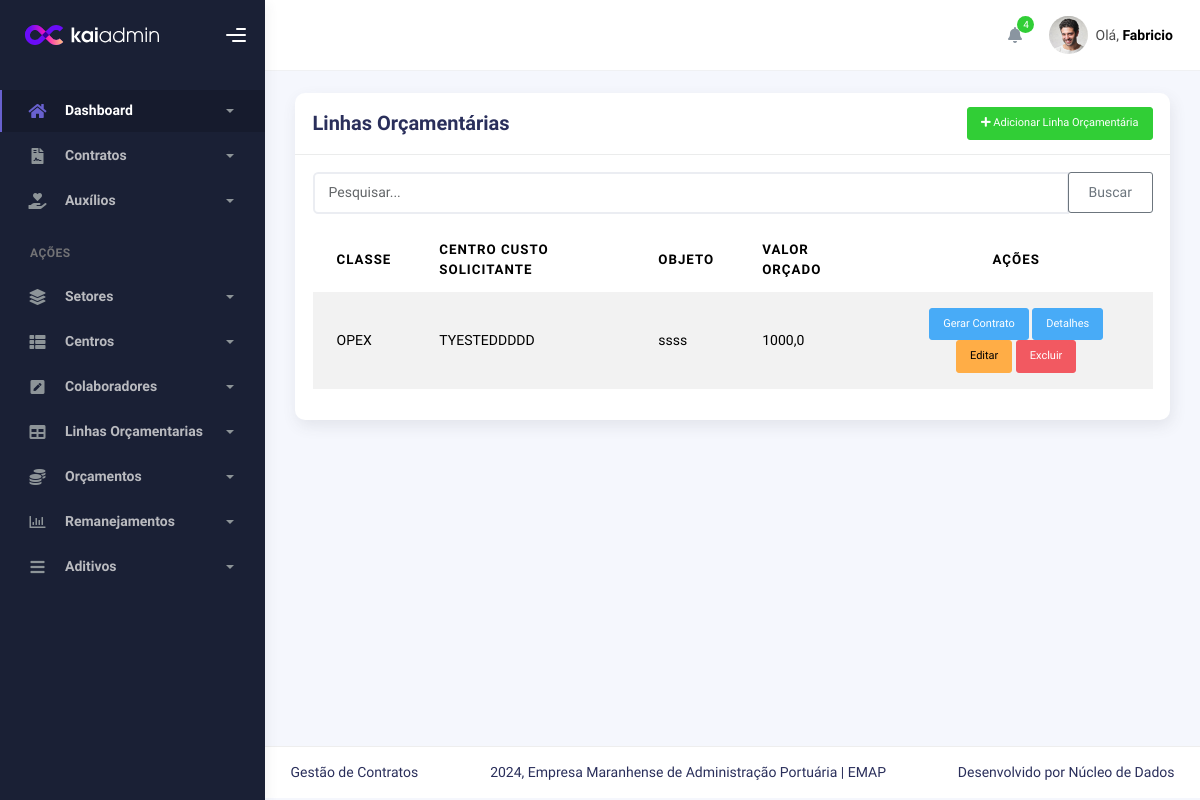
The page /contratos/linhaorcamentaria/ on the database as committed earlier.
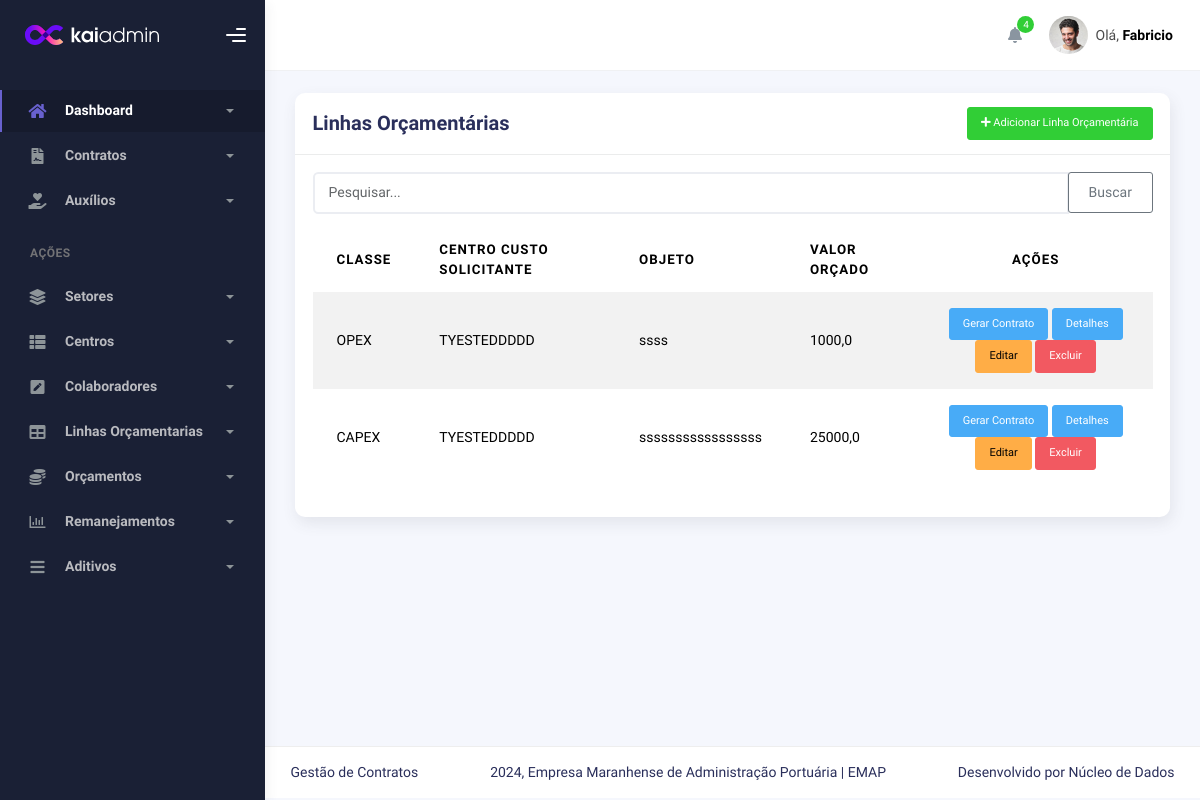
The same page on the database as committed later.
### contract/models.py (models this page shows, shortened)
class LinhaOrcamentaria(models.Model):
    CLASSE_CHOICES = [
        ('OPEX', 'OPEX'),
        ('CAPEX', 'CAPEX'),
    ]
    classe = models.CharField(max_length=100, choices=CLASSE_CHOICES, blank=True, null=True, verbose_name='Tipo de linha')
    CUSTODESPESA_CHOICES = [
        ('A', 'Base Principal'),
        ('B', 'Serviços Especializados'),
        ('C', 'Despesas Compartilhadas'),
    ]
    custo_despesa = models.CharField(max_length=100, choices=CUSTODESPESA_CHOICES, verbose_name='CUSTO/DESPESA')
    centro_custo_gestor = models.ForeignKey(CentroDeCustoGestor, on_delete=models.SET_NULL, null=True, blank=True)
    centro_custo_solicitante = models.ForeignKey(CentroDeCustoSolicitante, on_delete=models.SET_NULL, null=True, blank=True)
    descricao_resumida = models.CharField(max_length=255, null=True, blank=True, verbose_name='Finalidade')
    objeto = models.CharField(max_length=80, blank=True, null=True, verbose_name='Objeto')
    CLASSIFICACAO_CHOICES = [
        ('NOVO', 'NOVO'),
        ('RENOVAÇÃO', 'RENOVAÇÃO'),
        ('CARY OVER', 'CARY OVER'),
        ('REPLANEJAMENTO', 'REPLANEJAMENTO'),
        ('N/A', 'N/A'),
    ]
    classificacao_orcamento = models.CharField(max_length=100, choices=CLASSIFICACAO_CHOICES, null=True, blank=True)
    possivel_fiscal = models.ForeignKey('Colaborador', on_delete=models.PROTECT, related_name='contratos_fiscal_possivel', verbose_name='Fiscal')
    ano_orcamento = models.ForeignKey(Orcamento, on_delete=models.PROTECT, related_name='contratos', null=True, blank=True)
    TIPOCONTRATO_CHOICES = [
        ('I', 'SERVIÇO'),
        ('II', 'FORNECIMENTO'),
        ('III', 'ASSINATURA'),
        ('IV', 'FORNECIMENTO/SERVIÇO'),
    ]
    tipo_contrato = models.CharField(max_length=100, choices=TIPOCONTRATO_CHOICES, blank=True, null=True)
    STATUS_LINHA_ORCAMENTARIA_CHOICES = [
        ('I', 'SERVIÇO'),
        ('II', 'FORNECIMENTO'),
        ('III', 'ASSINATURA'),
        ('IV', 'FORNECIMENTO/SERVIÇO'),
    ]
    status_linha_orcamentaria = models.CharField(max_length=100, choices=STATUS_LINHA_ORCAMENTARIA_CHOICES, blank=True, null=True)
    TIPOCONTRATACAOPROVAVEL_CHOICES = [
        ('A', 'LICITAÇÃO'),
        ('B', 'DISPENSA EM RAZÃO DO VALOR'),
        ('C', 'CONVÊNIO'),
        ('D', 'FUNDO FIXO'),
        ('E', 'INEXIGIBILIDADE'),
        ('F', 'ATA DE REGISTRO DE PREÇO'),
        ('H', 'ACORDO DE COOPERAÇÃO'),
        ('I', 'APOSTILAMENTO'),
    ]
    tipo_provavel_contratacao = models.CharField(max_length=100, choices=TIPOCONTRATACAOPROVAVEL_CHOICES)
    valor_orcado = models.FloatField(default=0, blank=True, null=True,validators=[MinValueValidator(0.01)])
    STATUSELABORACAOTR_CHOICES = [
        ('I', 'VENCIDO'),
        ('II', 'DENTRO DO PRAZO'),
        ('III', 'ELABORADO COM ATRASO'),
        ('IV', 'ELABORADO NO PRAZO'),
    ]
    status_elaboracao_tr = models.CharField(max_length=100, choices=STATUSELABORACAOTR_CHOICES, blank=True, null=True)
    necessidade_contratacao = models.DateField(blank=True, null=True)
    STATUSPROCESSO_CHOICES = [
        ('I', 'PLANEJAMENTO'),
        ('II', 'Execução'),
        ('III', 'Elaboração de TR'),
        ('IV', 'Cotação'),
        ('V', 'Em proc. aditivo'),
    ]
    status_processo = models.CharField(max_length=100, choices=STATUSPROCESSO_CHOICES, blank=True, null=True)
    STATUSCONTRATACAO_CHOICES = [
        ('A', 'DENTRO DO PRAZO'),
        ('B', 'CONTRATADO NO PRAZO'),
        ('C', 'CONTRATADO COM ATRASO'),
        ('D', 'PRAZO VENCIDO'),
        ('E', 'LINHA TOTALMENTE REMANEJADA'),
        ('F', 'LINHA TOTALMENTE EXECUTADA'),
        ('G', 'LINHA DE PAGAMENTO'),
        ('H', 'LINHA PARCIALMENTE REMANEJADA'),
        ('I', 'LINHA PARCIALMENTE EXECUTADA'),
        ('J', 'N/A'),
    ]
    status_contratacao = models.CharField(max_length=100, choices=STATUSCONTRATACAO_CHOICES, blank=True, null=True)
    obs_contrato = models.TextField(max_length=400, blank=True, null=True)
    class Meta:
        verbose_name = 'Linha Orçamentária'
        verbose_name_plural = 'Linhas Orçamentárias'

class CentroDeCustoSolicitante(models.Model):
    centro_gestor = models.ForeignKey(CentroDeCustoGestor, on_delete=models.CASCADE, related_name='solicitantes')
    nome = models.CharField(max_length=100)
    def __str__(self):
        return self.nome
    class Meta:
        unique_together = ('centro_gestor', 'nome')

### contract/views.py (the view)
# urls.py: path('linhaorcamentaria/', LinhaOrcamentariaListView.as_view(), name='linhaorcamentaria_list'),
class LinhaOrcamentariaListView(ListView):
    model = LinhaOrcamentaria
    template_name = 'linhas/linhaorcamentaria_list.html'
    context_object_name = 'linhaorcamentarias'
    paginate_by = 5

### contract/templates/linhas/linhaorcamentaria_list.html (shortened to what this page needs)
{% extends 'index.html' %}
{% block 'conteudo' %}
<div class="container">
    <div class="page-inner">
        <div class="row">
            <div class="col-md-12">
                <div class="card">
                    <div class="card-header d-flex justify-content-between align-items-center">
                        <h4 class="card-title">Linhas Orçamentárias</h4>
                        <a href="{% url 'linhaorcamentaria_create' %}" class="btn btn-success btn-sm">
                            <i class="fas fa-plus"></i> Adicionar Linha Orçamentária
                        </a>
                    </div>
                    <div class="card-body">
                        <form method="GET" action="{% url 'linhaorcamentaria_list' %}">
                            <div class="input-group mb-3">
                                <input type="text" id="searchInput" class="form-control" name="search" value="{{ search_query }}" placeholder="Pesquisar...">
                                <div class="input-group-append">
                                    <button class="btn btn-outline-secondary" type="submit">Buscar</button>
                                </div>
                            </div>
                        </form>
                        <div class="table-responsive">
                            <table class="table table-striped">
                                <thead>
                                    <tr>
                                        <th>Classe</th>
                                        <th>Centro Custo Solicitante</th>
                                        <th>Objeto</th>
                                        <th>Valor Orçado</th>
                                        <th class="text-center">Ações</th>
                                    </tr>
                                </thead>
                                <tbody id="linhaorcamentariaTable">
                                    {% for linha in page_obj %}
                                    <tr>
                                        <td>{{ linha.get_classe_display }}</td>
                                        <td>{{ linha.centro_custo_solicitante }}</td>
                                        <td>{{ linha.objeto }}</td>
                                        <td>{{ linha.valor_orcado }}</td>
                                        <td class="text-center">
                                            <a href="{% url 'contrato_create' %}" class="btn btn-info btn-sm">Gerar Contrato</a>
                                            <a href="{% url 'linhaorcamentaria_detail' linha.pk %}" class="btn btn-info btn-sm">Detalhes</a>
                                            <a href="{% url 'linhaorcamentaria_update' linha.pk %}" class="btn btn-warning btn-sm">Editar</a>
                                            <a href="{% url 'linhaorcamentaria_delete' linha.pk %}" class="btn btn-danger btn-sm">Excluir</a>
                                        </td>
                                    </tr>
                                    {% empty %}
                                    <tr>
                                        <td colspan="5" class="text-center">Nenhuma linha orçamentária encontrada.</td>
                                    </tr>
                                    {% endfor %}
                                </tbody>
                            </table>
                        </div>
                    </div>
                </div>
            </div>
        </div>
    </div>
</div>
{% endblock %}

Rows that differ between the two databases and show on the page:
added LinhaOrcamentaria: classe "CAPEX", centro_custo_solicitante "TYESTEDDDDD", objeto "sssssssssssssssss", valor_orcado "25000,0"
